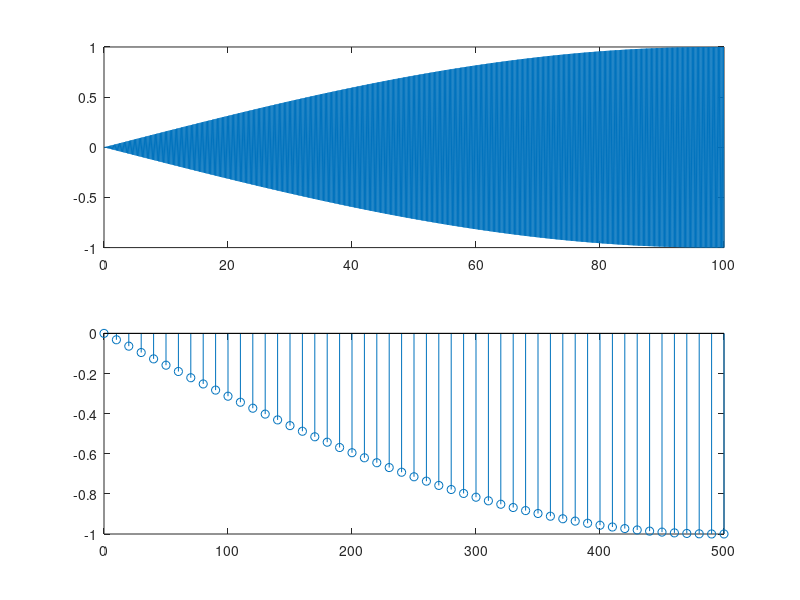

MATLAB code for this plot:
% University of Rajshahi
% Name : Nakul Deb Nath
% Dept : CSE
% Date : 05-09-2018

clear all;
close all;
clc;

f=input('Enter frequency');
%T=1/f;
fs1=input('Enter the sampling frequency');

t=0:0.1:100;
t1=0:10:500;

x=sin(2*3.14*f*t);
%2*pi*f*t 
subplot(2,1,1); 
plot(t,x); 

y=sin(2*3.14*f*t1/fs1); 
subplot(2,1,2); 
stem(t1,y);